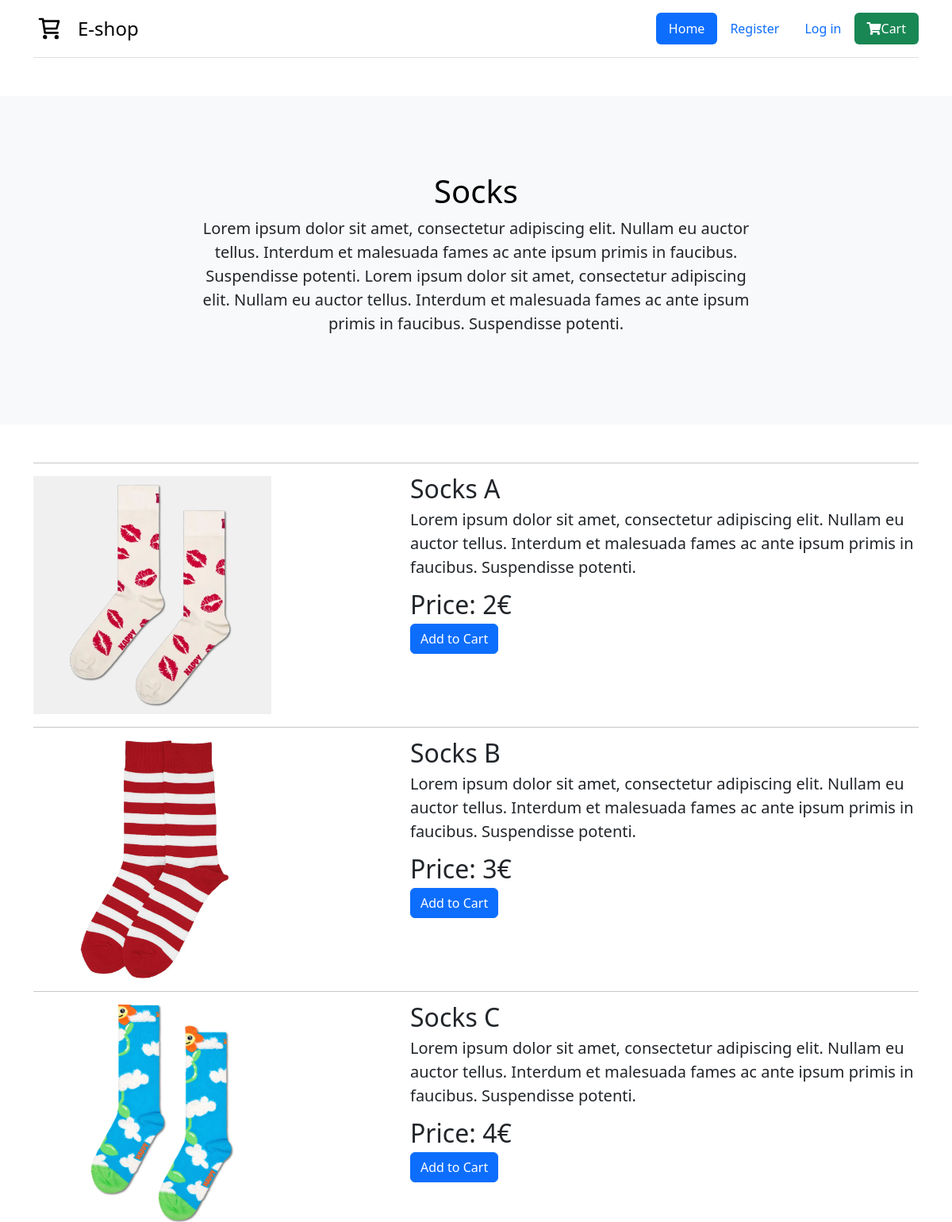
Screenshot of /socks with the database file from the repository.
### main.py (models this page shows)
class Product(db.Model):
    __tablename__ = "products"
    id: Mapped[int] = mapped_column(primary_key=True, nullable=False)
    name: Mapped[str] = mapped_column(String(30), nullable=False)
    description: Mapped[str] = mapped_column(String(250), nullable=False)
    image: Mapped[str] = mapped_column(String(500), nullable=False)
    price: Mapped[int] = mapped_column(Integer, nullable=False)
    type: Mapped[str] = mapped_column(String(30), nullable=False)

### main.py (the view)
@app.route("/socks")
def socks():
    number_of_items_in_cart = count_items_in_cart()
    socks_products = db.session.execute(db.select(Product).where(Product.type == "sock")).scalars().all()
    return render_template("socks.html", products=socks_products, items_count=number_of_items_in_cart)

### main.py (called while the page is built)
def count_items_in_cart():
    cart_list = session.get('cart', [])
    number_of_items = 0
    if cart_list:
        for item in cart_list:
            number_of_items += item["quantity"]
    return number_of_items

### templates/socks.html (shortened to what this page needs)
{% extends "base.html" %}
{% block content %}
<div class="my-5">
  <div class="p-5 text-center bg-body-tertiary">
    <div class="container py-5">
      <h1 class="text-body-emphasis">Socks</h1>
      <p class="col-lg-8 mx-auto lead">
        Lorem ipsum dolor sit amet, consectetur adipiscing elit. Nullam eu auctor tellus. Interdum et malesuada fames ac ante ipsum primis in faucibus. Suspendisse potenti. Lorem ipsum dolor sit amet, consectetur adipiscing elit. Nullam eu auctor tellus. Interdum et malesuada fames ac ante ipsum primis in faucibus. Suspendisse potenti.
      </p>
    </div>
  </div>
</div>
<div class="container marketing">
    {% for product in products %}
        <hr class="featurette-divider">
        <div class="row featurette">
            <div class="col-md-7 order-md-2">
                <div class="d-flex align-items-center">
                    <h2 class="featurette-heading fw-normal lh-1 me-2">{{ product.name }}</h2>
                </div>
                <p class="lead">{{ product.description }}</p>
                <h2 class="featurette-heading fw-normal lh-1">Price: {{ product.price }}€</h2>
                <button class="btn btn-primary add-to-cart" data-product-id="{{ product.id }}">Add to Cart</button>
            </div>
            <div class="col-md-5 order-md-1">
                <img
                    src="{{ product.image }}"
                    alt="Description of the image"
                    class="featurette-image img-fluid mx-auto"
                    width="300"
                    height="300">
            </div>
        </div>
    {% endfor %}
</div>
{% endblock %}

### rows the page displays
Product: name "Socks A", description "Lorem ipsum dolor sit amet, consectetur adipiscing elit. Nullam eu auctor tellus. Interdum et malesuada fames ac ante ipsum primis in faucibus. Suspendisse potenti.", price "2", image (picture)
Product: name "Socks B", description "Lorem ipsum dolor sit amet, consectetur adipiscing elit. Nullam eu auctor tellus. Interdum et malesuada fames ac ante ipsum primis in faucibus. Suspendisse potenti.", price "3", image (picture)
Product: name "Socks C", description "Lorem ipsum dolor sit amet, consectetur adipiscing elit. Nullam eu auctor tellus. Interdum et malesuada fames ac ante ipsum primis in faucibus. Suspendisse potenti.", price "4", image (picture)
